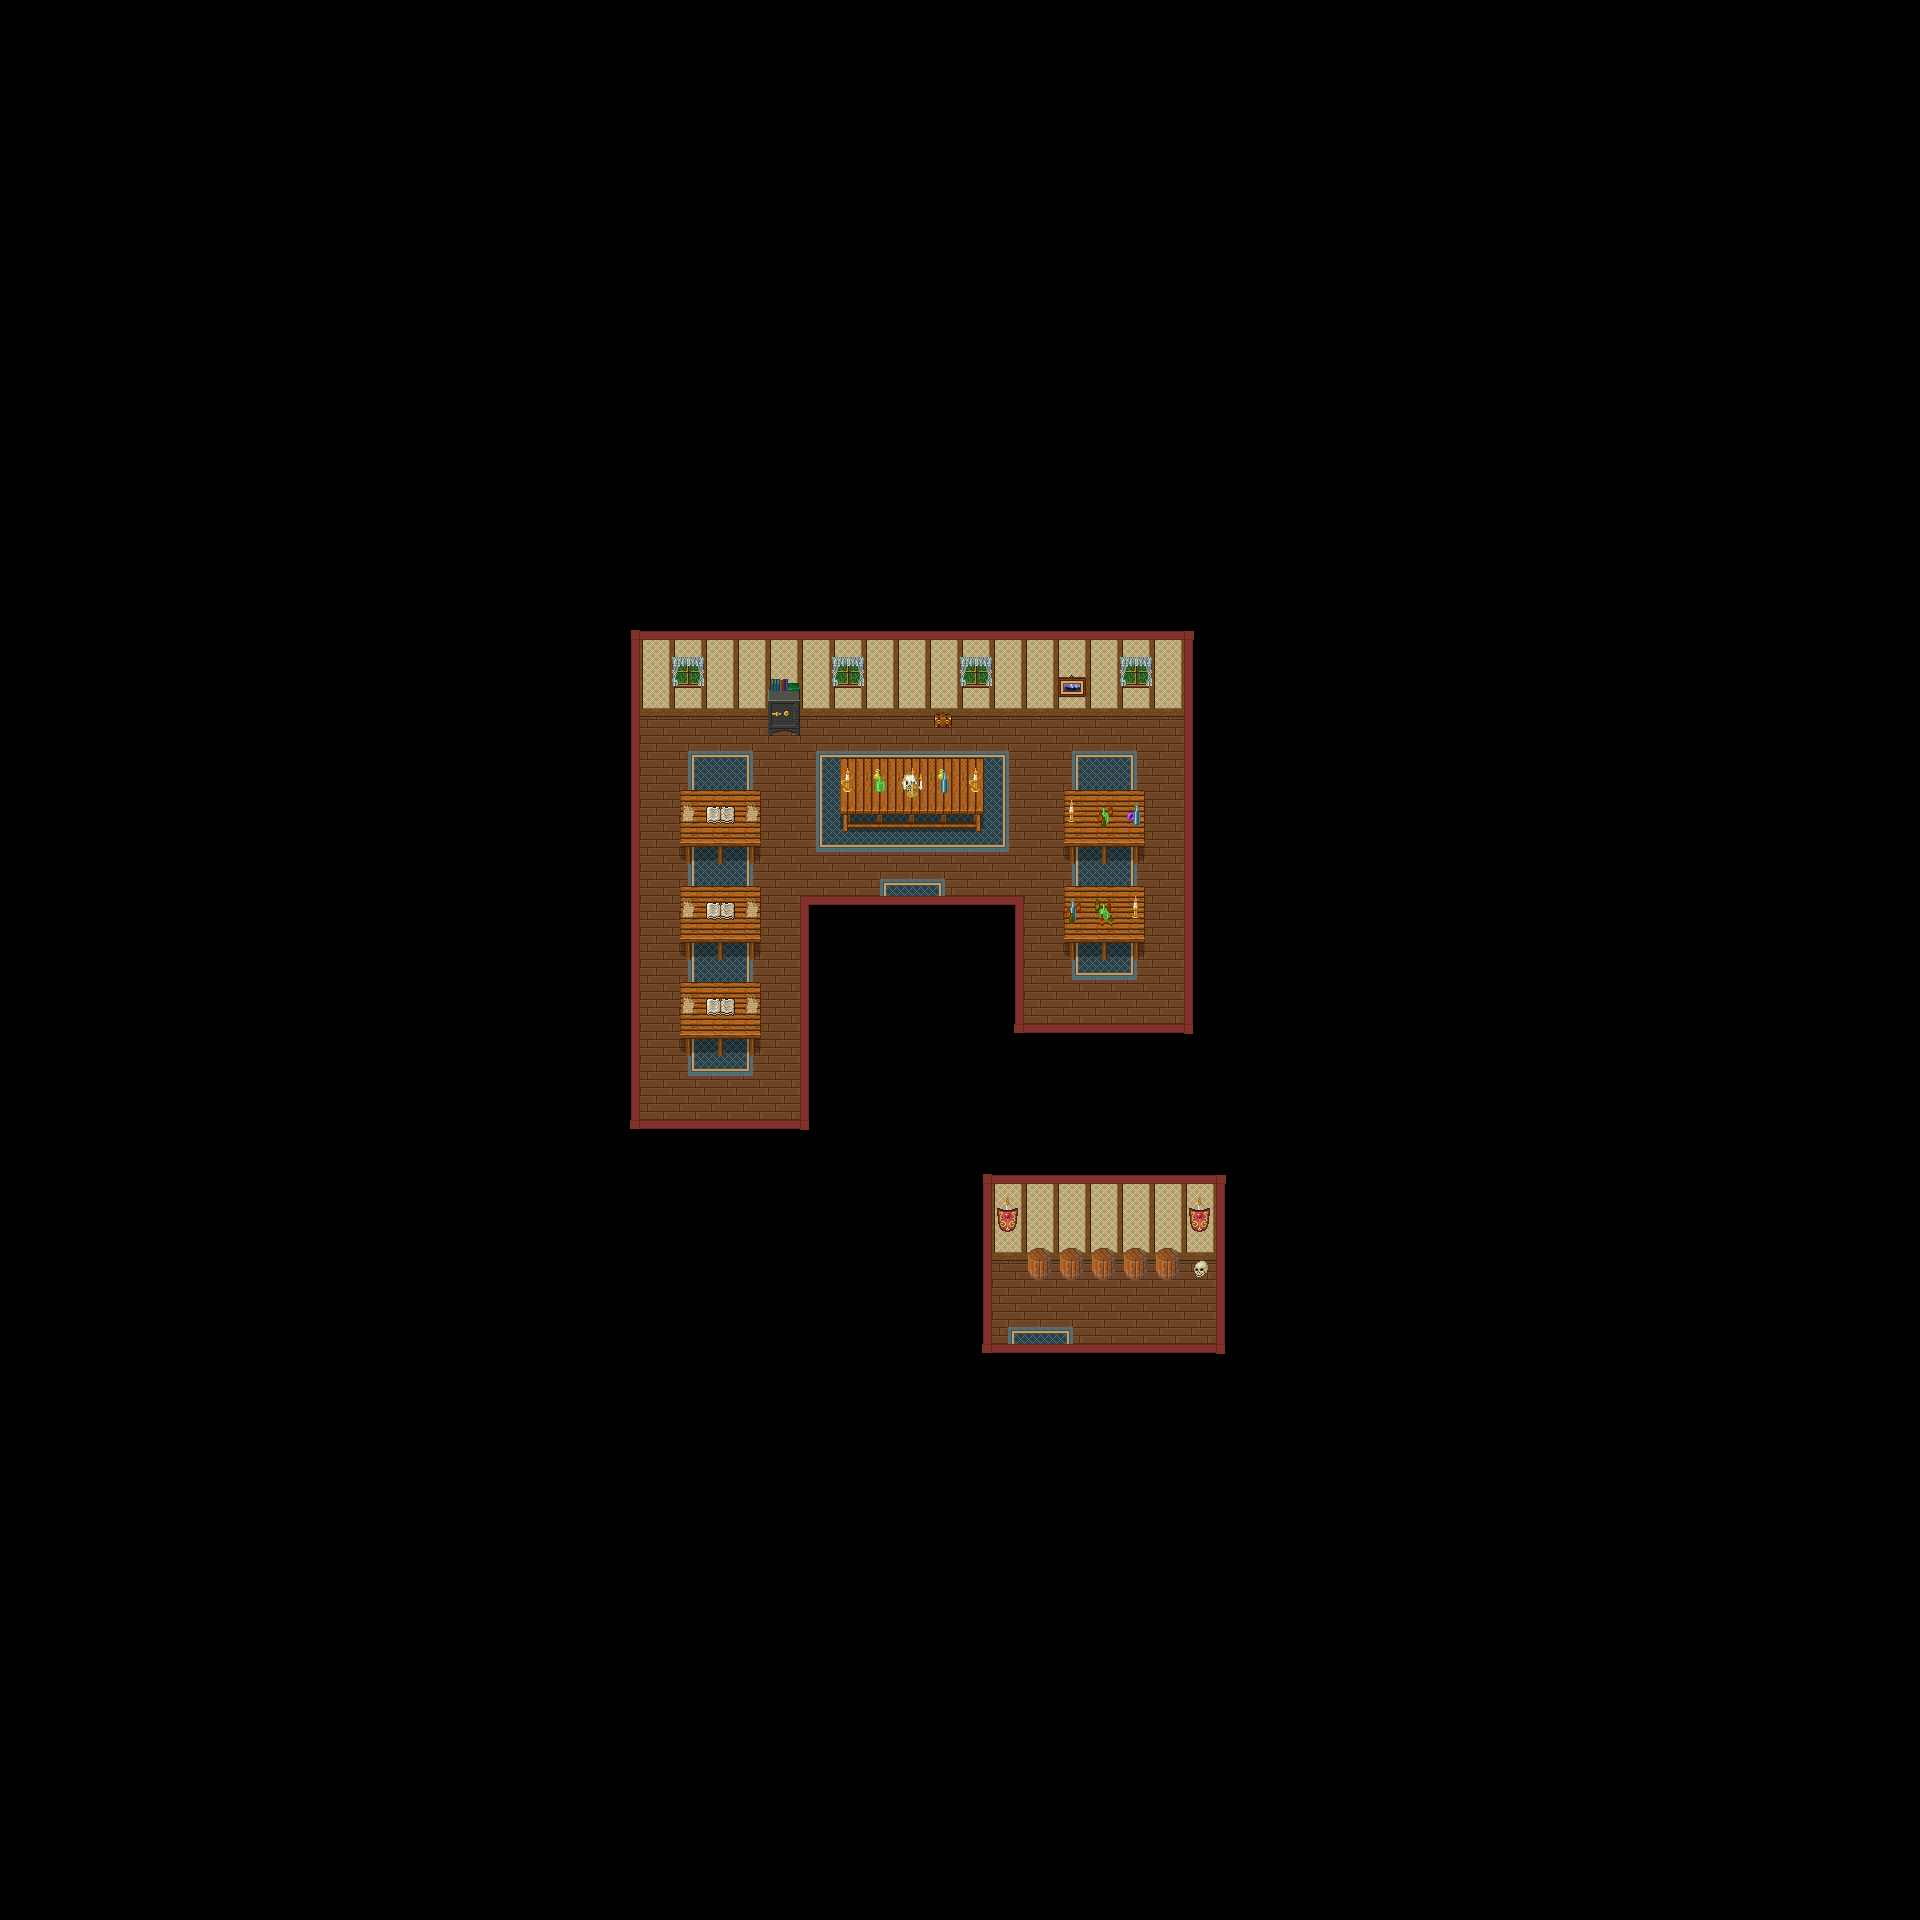

Rendered tile map (Tiled .tmx) drawn with the repository's tilesets; below, a short description and the map source with its tile grids summarised:
An orthogonal 60x60 tile map with 32x32 px tiles, 7 tile layers (Ground1, Ground2, Ground3, Fringe, ...), 2 hidden layers not drawn, 8 tilesets and 2 objects (2x warp).

<map version="1.5" tiledversion="1.7.2" orientation="orthogonal" renderorder="right-down" compressionlevel="0" width="60" height="60" tilewidth="32" tileheight="32" infinite="0" nextlayerid="16" nextobjectid="3">
 <properties>
  <property name="background0image" value="graphics/images/spit23loginwallpaper_800x600.png" />
  <property name="author" value="Donald Horn" />
  <property name="license" value="CC BY SA 3.0" />
  <property name="manaplus version" value="2" />
  <property name="minimap" value="graphics/minimaps/027-2.png" />
  <property name="music" value="peace3.ogg" />
  <property name="name" value="Wizardry Institute Indoors" />
 </properties>
 <tileset firstgid="1" name="LoF woodland_indoor" tilewidth="32" tileheight="32" tilecount="256" columns="16">
  <image source="../graphics/tilesets/lof/woodland_indoor.png" width="512" height="512" />
 </tileset>
 <tileset firstgid="257" name="collision" tilewidth="32" tileheight="32" tilecount="9" columns="3">
  <image source="../graphics/tilesets/collision.png" width="96" height="96" />
 </tileset>
 <tileset firstgid="266" name="accessories" tilewidth="32" tileheight="32" tilecount="400" columns="20">
  <image source="../graphics/tilesets/indoor-accessories.png" width="640" height="640" />
 </tileset>
 <tileset firstgid="666" name="shrine" tilewidth="32" tileheight="32" tilecount="136" columns="8">
  <image source="../graphics/tilesets/sot/shrine.png" width="256" height="544" />
 </tileset>
 <tileset firstgid="802" name="inside" tilewidth="32" tileheight="32" tilecount="100" columns="10">
  <image source="../graphics/tilesets/sot/inside.png" width="320" height="320" />
 </tileset>
 <tileset firstgid="902" name="LoF woodland_indoor_extra" tilewidth="32" tileheight="32" tilecount="256" columns="16">
  <image source="../graphics/tilesets/lof/woodland_indoor_extra.png" width="512" height="512" />
 </tileset>
 <tileset firstgid="1158" name="LoF woodland_indoor_x2" tilewidth="32" tileheight="64" tilecount="32" columns="16">
  <image source="../graphics/tilesets/lof/woodland_indoor_x2.png" width="512" height="128" />
 </tileset>
 <tileset firstgid="1190" name="LoF woodland_indoor_x3" tilewidth="32" tileheight="96" tilecount="16" columns="16">
  <image source="../graphics/tilesets/lof/woodland_indoor_x3.png" width="512" height="96" />
 </tileset>
 <layer id="1" name="Ground1" width="60" height="60">
  <data>[3600 cells, 3600 non-empty, 6 distinct tile ids]</data>
 </layer>
 <layer id="15" name="Ground2" width="60" height="60">
  <data>[3600 cells, 115 non-empty, 10 distinct tile ids]</data>
 </layer>
 <layer id="14" name="Ground3" width="60" height="60">
  <data>[3600 cells, 54 non-empty, 20 distinct tile ids]</data>
 </layer>
 <layer id="2" name="Fringe" width="60" height="60">
  <data>[3600 cells, 0 non-empty, 0 distinct tile ids]</data>
 </layer>
 <layer id="4" name="Over1" width="60" height="60">
  <data>[3600 cells, 50 non-empty, 7 distinct tile ids]</data>
 </layer>
 <layer id="12" name="Over2" width="60" height="60">
  <data>[3600 cells, 19 non-empty, 8 distinct tile ids]</data>
 </layer>
 <layer id="13" name="Over3" width="60" height="60">
  <data>[3600 cells, 113 non-empty, 17 distinct tile ids]</data>
 </layer>
 <layer id="3" name="Collision" width="60" height="60" visible="0">
  <data>[3600 cells, 3443 non-empty, 1 distinct tile ids]</data>
 </layer>
 <layer id="5" name="Heights" width="60" height="60" visible="0" locked="1">
  <data>[3600 cells, 0 non-empty, 0 distinct tile ids]</data>
 </layer>
 <objectgroup id="9" name="Objects" />
 <objectgroup color="#000000" id="6" name="Warps">
  <object id="1" name="To Academy" type="warp" x="896" y="928" width="32" height="32">
   <properties>
    <property name="dest_map" value="027-1" />
    <property name="dest_x" value="73" />
    <property name="dest_y" value="54" />
   </properties>
  </object>
  <object id="2" name="To Academy" type="warp" x="1024" y="1376" width="32" height="32">
   <properties>
    <property name="dest_map" value="027-1" />
    <property name="dest_x" value="77" />
    <property name="dest_y" value="66" />
   </properties>
  </object>
 </objectgroup>
</map>
